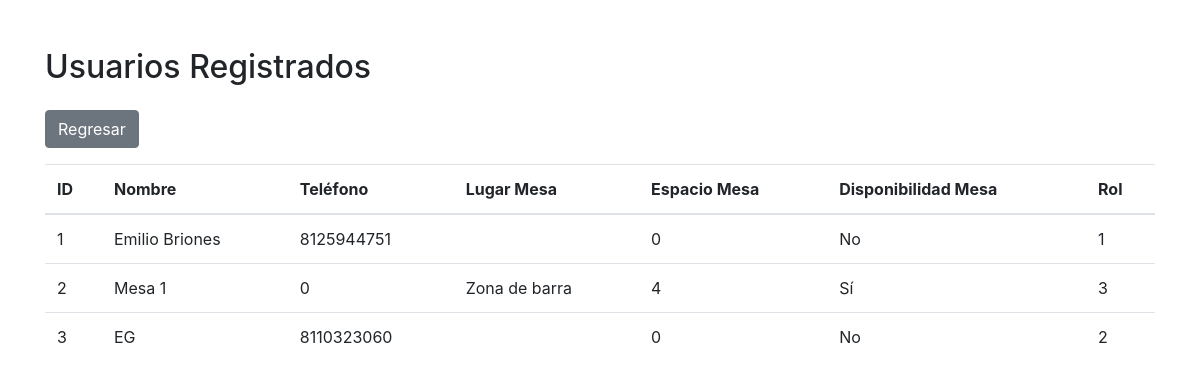
/visualizar_empleados.php, run on the app's committed database.
### tables this page shows
CREATE TABLE `usuario` (
  `IdUsuario` int(11) NOT NULL,
  `NombreUsuario` varchar(45) NOT NULL,
  `TelefonoUsuario` bigint(20) DEFAULT NULL,
  `LugarMesa` varchar(45) DEFAULT NULL,
  `EspacioMesa` int(11) DEFAULT NULL,
  `DisponibilidadMesa` bit(1) DEFAULT NULL,
  `PasswordUsuario` varchar(45) NOT NULL,
  `IdRol` int(11) NOT NULL
);

### app/conexion.inc.php (called while the page is built)
<?php
class conexion {
    private static $conexion;
    public static function abrir_conexion() {
        if (!isset(self::$conexion)) {
            try {
                include_once 'config.inc.php';
              self::$conexion = new PDO("mysql:host=$nombre_servidor; dbname=restaurante", $nombre_usuario, $password);
                self::$conexion ->setAttribute(PDO::ATTR_ERRMODE, PDO::ERRMODE_EXCEPTION);
                self::$conexion -> exec("SET CHARACTER SET utf8");
            } catch (PODExeption $ex){
                print "ERROR: " . $ex -> getMessage() . "<br>";
                die();
            }
        }
    }
    public static function cerrar_conexion(){
        if (isset(self::$conexion)){
            self::$conexion = null;
        }
    }
    public static function obtener_conexion() {
        return self::$conexion;
    }
}

### visualizar_empleados.php (the view, shortened to what this page needs)
<!DOCTYPE html>
<html lang="es">
<head>
    <link rel="stylesheet" href="https://maxcdn.bootstrapcdn.com/bootstrap/4.5.2/css/bootstrap.min.css">
</head>
<body>
<div class="container mt-5">
    <h2>Usuarios Registrados</h2>
    <a href="inicio.php" class="btn btn-secondary mt-3">Regresar</a>
    <table class="table mt-3">
        <thead>
            <tr>
                <th>ID</th>
                <th>Nombre</th>
                <th>Teléfono</th>
                <th>Lugar Mesa</th>
                <th>Espacio Mesa</th>
                <th>Disponibilidad Mesa</th>
                <th>Rol</th>
            </tr>
        </thead>
        <tbody id="tabla-usuarios">
            <?php
            include_once 'app/conexion.inc.php';
            $query = "SELECT * FROM usuario";
            $stmt = conexion::obtener_conexion()->query($query);
            while ($fila = $stmt->fetch(PDO::FETCH_ASSOC)) {
                echo '<tr>';
                echo '<td>' . $fila['IdUsuario'] . '</td>';
                echo '<td>' . $fila['NombreUsuario'] . '</td>';
                echo '<td>' . $fila['TelefonoUsuario'] . '</td>';
                echo '<td>' . $fila['LugarMesa'] . '</td>';
                echo '<td>' . $fila['EspacioMesa'] . '</td>';
                echo '<td>' . ($fila['DisponibilidadMesa'] ? 'Sí' : 'No') . '</td>';
                echo '<td>' . $fila['IdRol'] . '</td>';
                echo '</tr>';
            }
            ?>
        </tbody>
    </table>
</div>
</body>
</html>

### data on the page
usuario: IdUsuario "1", NombreUsuario "Emilio Briones", TelefonoUsuario "8125944751", EspacioMesa "0", IdRol "1"
usuario: IdUsuario "2", NombreUsuario "Mesa 1", TelefonoUsuario "0", LugarMesa "Zona de barra", EspacioMesa "4", DisponibilidadMesa "Sí", IdRol "3"
usuario: IdUsuario "3", NombreUsuario "EG", TelefonoUsuario "8110323060", EspacioMesa "0", IdRol "2"
